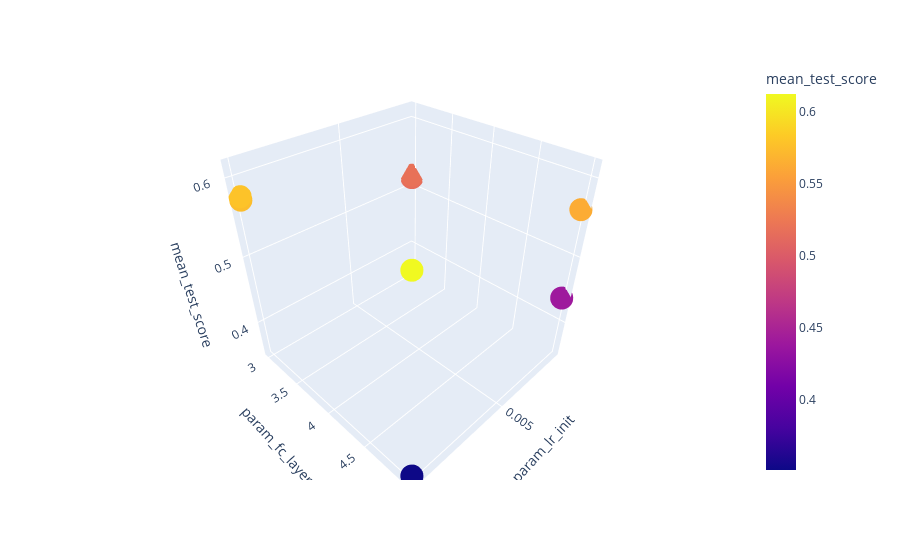

The cell this chart's notebook holds for it:
### Code cell
# plot the results of the grid search
import pandas as pd
df = pd.DataFrame(grid_.cv_results_)
# make a contour plot where color is the score and x and y are the parameters (lr_init and fc_layers)
fig = px.scatter_3d(df, x='param_lr_init', y='param_fc_layers', z='mean_test_score', color='mean_test_score')
fig.show()

### Figure 1 — Plotly figure (JSON) as saved in the notebook; plotly's stock layout.template omitted (floating-point values rounded to 4 significant figures)
{"data": [{"hovertemplate": "param_lr_init=%{x}<br>param_fc_layers=%{y}<br>mean_test_score=%{marker.color}<extra></extra>", "legendgroup": "", "marker": {"color": [0.5743, 0.5151, 0.5785, 0.5188, 0.3516, 0.5628, 0.6122, 0.44], "coloraxis": "coloraxis", "symbol": "circle"}, "mode": "markers", "name": "", "scene": "scene", "showlegend": false, "type": "scatter3d", "x": [0.01, 0.001, 0.01, 0.001, 0.01, 0.001, 0.01, 0.001], "y": [3, 3, 3, 3, 5, 5, 5, 5], "z": [0.5743, 0.5151, 0.5785, 0.5188, 0.3516, 0.5628, 0.6122, 0.44]}], "layout": {"coloraxis": {"colorbar": {"title": {"text": "mean_test_score"}}, "colorscale": [[0, "#0d0887"], [0.1111, "#46039f"], [0.2222, "#7201a8"], [0.3333, "#9c179e"], [0.4444, "#bd3786"], [0.5556, "#d8576b"], [0.6667, "#ed7953"], [0.7778, "#fb9f3a"], [0.8889, "#fdca26"], [1, "#f0f921"]]}, "legend": {"tracegroupgap": 0}, "margin": {"t": 60}, "scene": {"domain": {"x": [0, 1], "y": [0, 1]}, "xaxis": {"title": {"text": "param_lr_init"}}, "yaxis": {"title": {"text": "param_fc_layers"}}, "zaxis": {"title": {"text": "mean_test_score"}}}}}
